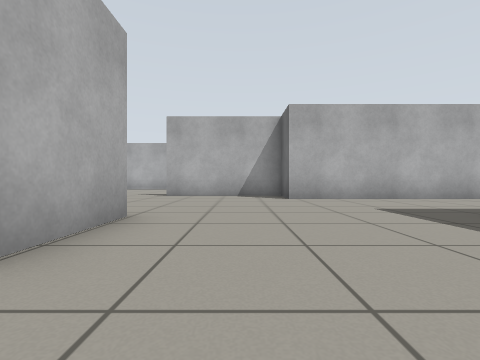
[1] (above)

18 first-person views from a walk through a Gazebo world. The camera is 0.5 m above the floor, looks level and sees 85° across. The floor is counted in squares, 1 m on a side. Each view is taken from the middle of a square. On the plan, view 1 faces up. The plan holds only what a view shows up to about 9 squares ahead; the rest is blank.

[2]
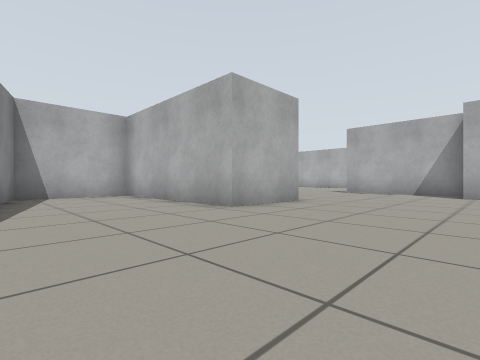

[3]
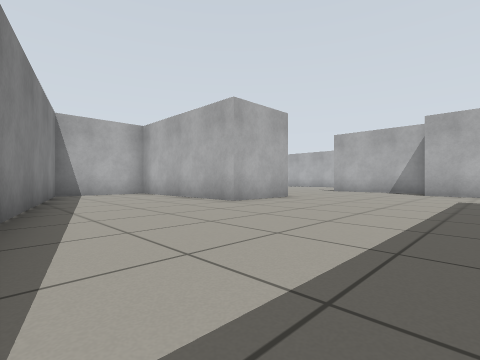

[4]
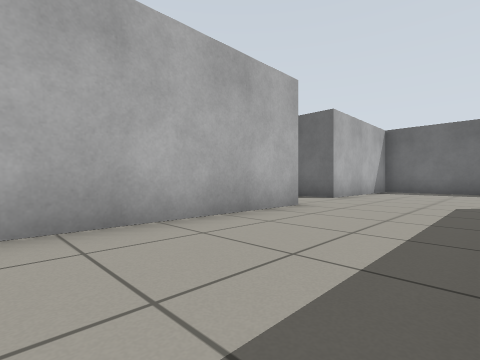

[5]
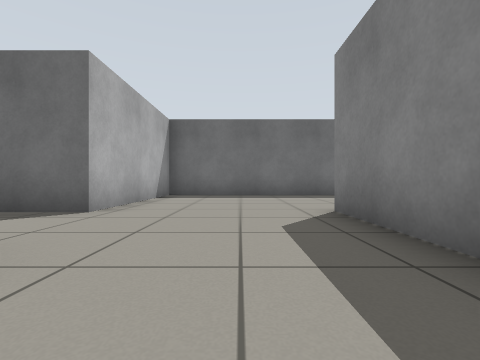

[6]
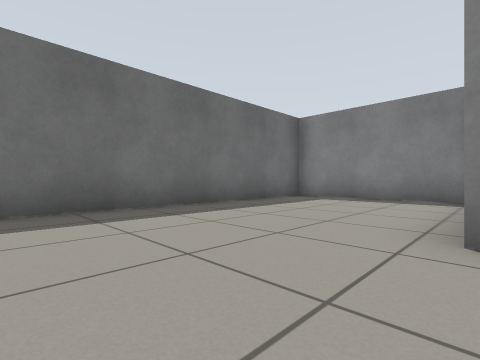

[7]
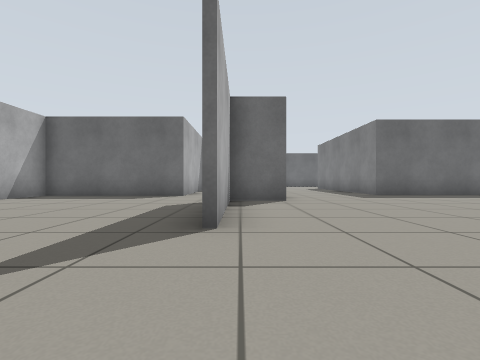

[8]
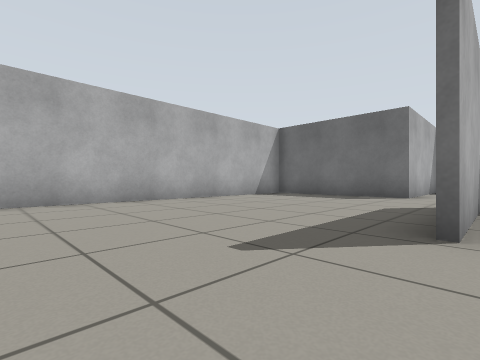

[9]
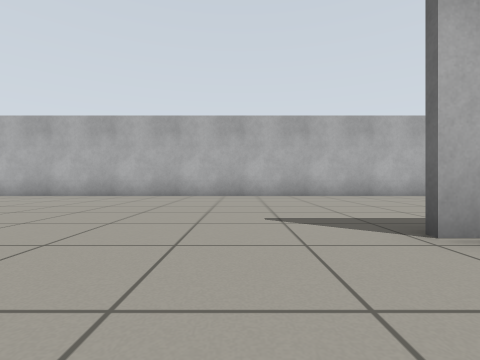

[10]
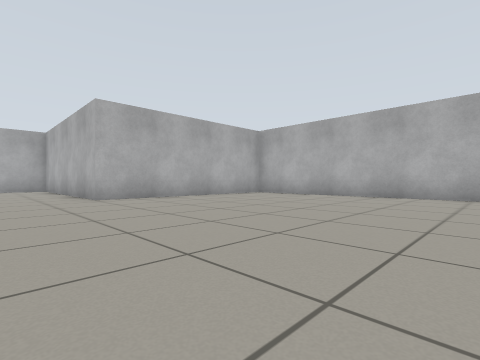

[11]
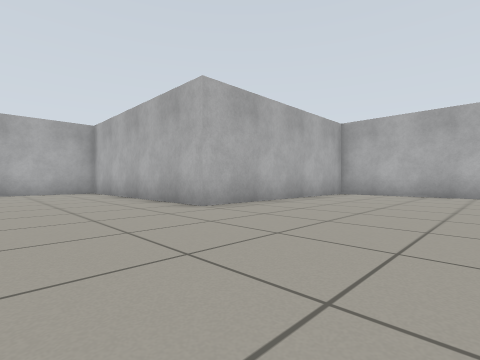

[12]
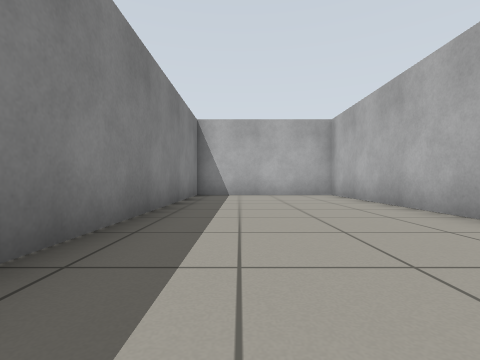

[13]
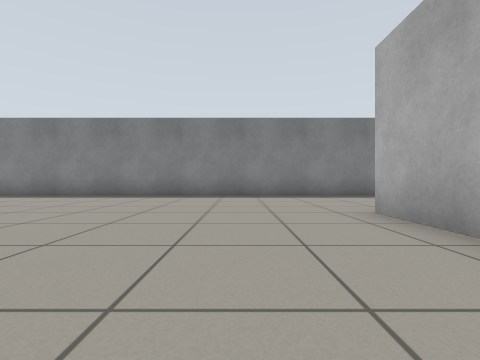

[14]
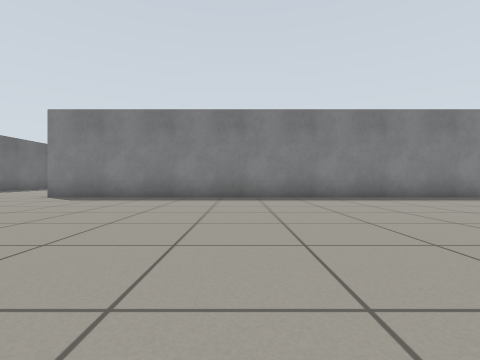

[15]
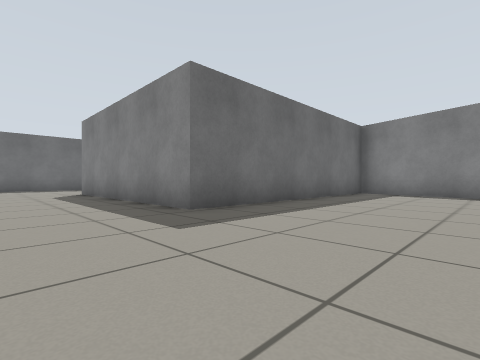

[16]
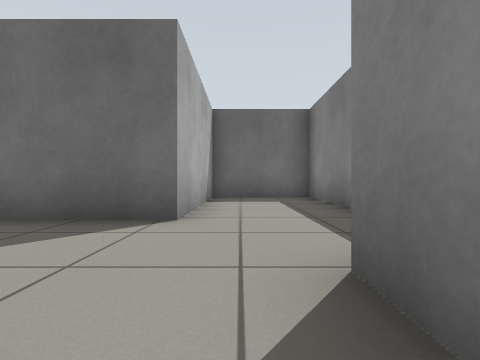

[17]
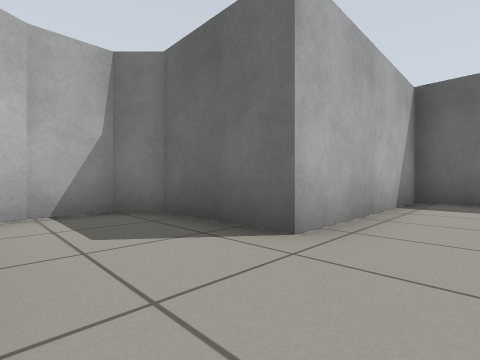

[18]
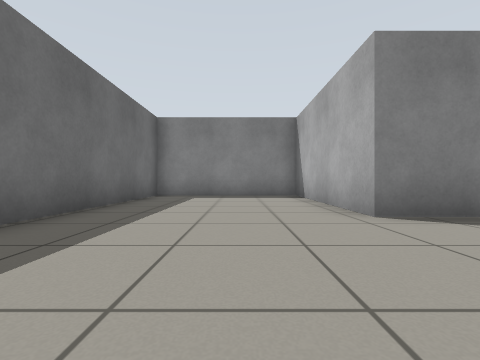

### Floor plan
Points are (right, up) in squares from view 1. A wall is a line through its corners. A room is listed if a view was taken in it or the views show most of it. See-through windows are left out.
Room 1 (views 1, 2, 3, 4, 5, 6, 7, 8, 9, 10, 11, 12, 13, 14, 15, 16, 17, 18)
walls: (0.6, 8.4) (1.5, 8.4); (4.5, 7) (7.4, 7) (7.4, 9.8) (3.3, 9.8) (3.3, 14.1) (-12.6, 14.1); (7.6, 6.9) (1.3, 6.9) (1.3, 8.2) (-2.4, 8.2); (3.7, -3) (3.7, 3.6) (10.2, 3.6) (10.2, -1.4) (14.6, -1.4) (14.6, 7.3) (10, 7.3) (10, 9.7) (9.5, 10.3) (8.4, 10.3); (-13, 13.8) (-13, 8) (-19.6, 8) (-19.6, 3.6) (-1.5, 3.6) (-1.5, 1.3) (-6.4, 1.3) (-6.4, -1.4) (2.9, -3.9)

Positions as (right, up) in squares from view 1, and headings:
1: (0, 0), facing up
2: (2, -2), facing up-left
3: (3, -3), facing up-left
4: (3, 4), facing up-right
5: (6, 5), facing right
6: (10, 6), facing down-right
7: (-5, 8), facing right
8: (-5, 8), facing up-right
9: (-4, 6), facing up
10: (-6, 6), facing up-left
11: (-9, 5), facing up-left
12: (-11, 5), facing left
13: (-11, 12), facing down
14: (-7, 11), facing down
15: (0, 6), facing down-right
16: (0, 9), facing right
17: (8, 6), facing up-right
18: (12, 7), facing down
